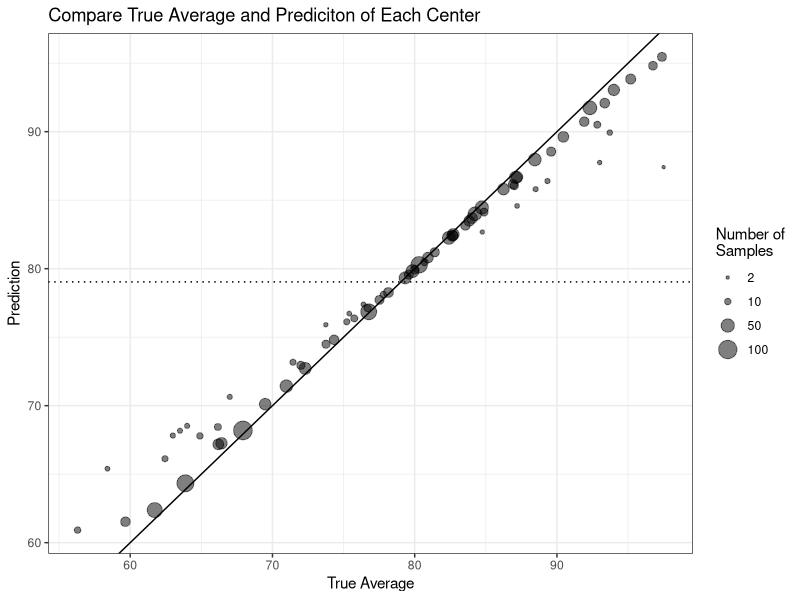
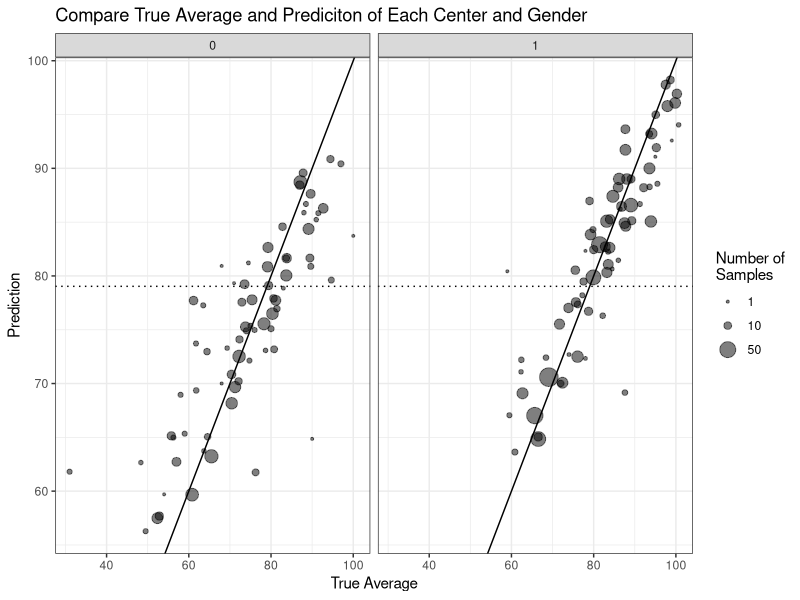
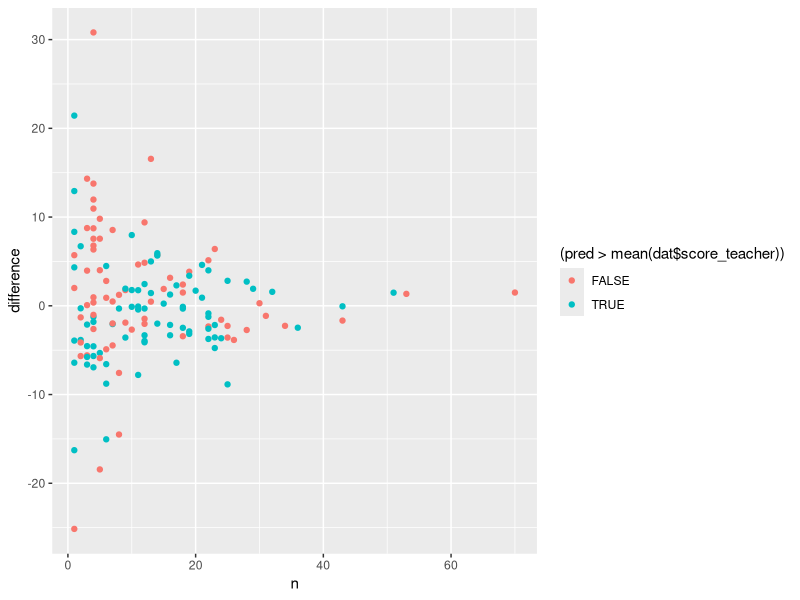
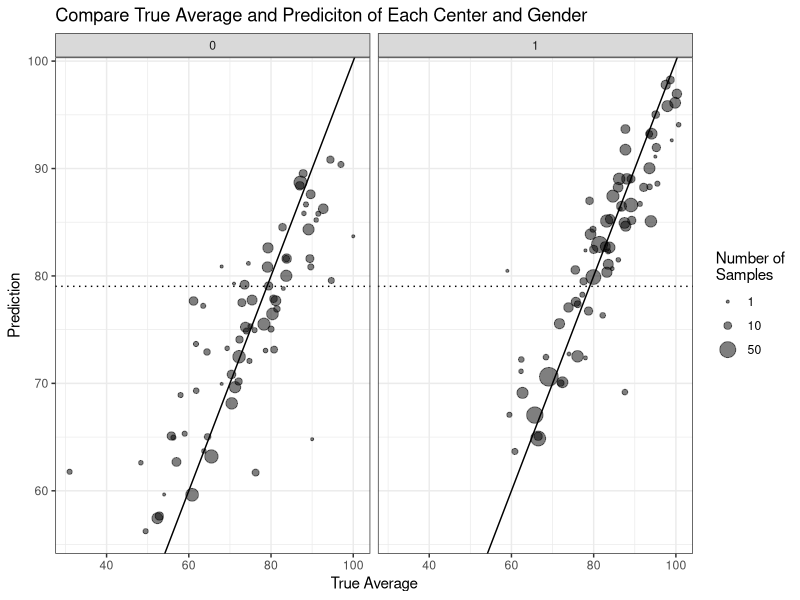
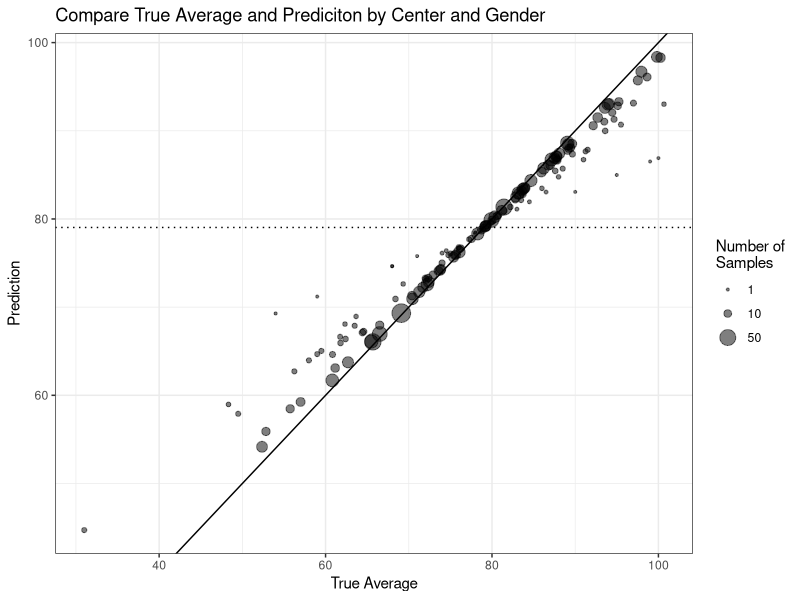

These figures' R source, in order:
## ---- chunk 1
knitr::opts_chunk$set(
	echo = TRUE,
	message = FALSE,
	warning = FALSE
)
## ---- chunk 2
library(lme4)
library(lmerTest)
library(tidyverse)
library(data.table)
library(ggplot2)

dat <- fread("SCI.DAT") %>%
    setnames(c("center_id", "candidate_id", "gender",
               "score_paper", "score_teacher")) %>%
    # center contineous independent variables
    .[, score_paper := score_paper - mean(score_paper)]

head(dat)
## ---- chunk 3
m1 <- lmer(score_teacher ~ (1 | center_id), data = dat)
## ---- chunk 4
summary(m1)
## ---- chunk 5
# predicted value for each center_id
pred <- predict(m1, dat)
df <- data.table(center_id = dat$center_id, pred) %>% 
    unique()

# mean of each center_id
avg <- dat[, .(avg = mean(score_teacher),
               n = .N),
           by = .(center_id)]

# combine together
df_compare <- df[avg, on = "center_id"] %>%
    .[, difference := pred - avg]
ggplot(df_compare, aes(avg, pred, size = n)) +
    geom_point(alpha = 0.5) +
    scale_size_area(breaks = c(2, 10, 50, 100)) +
    geom_abline(slope = 1, intercept = 0) +
    geom_hline(yintercept = mean(dat$score_teacher), linetype = "dotted") +
    labs(title = "Compare True Average and Prediciton of Each Center",
         x = "True Average",
         y = "Prediction",
         size = "Number of\nSamples") +
    theme_bw()
## ---- chunk 6
m2 <- glmer(score_teacher ~ (1 | center_id) + (1 | gender), data = dat)

# predicted value for each center_id
pred <- predict(m2, dat)
dat$pred <- pred
df <- data.table(center_id = dat$center_id, 
                 gender = dat$gender,
                 pred = pred) %>% 
    .[, .(pred = unique(pred)), by = .(center_id, gender)]

# mean of each center_id
avg <- dat[, .(avg = mean(score_teacher),
               n = .N),
           by = .(center_id, gender)]

# combine together
df_compare <- df[avg, on = c("center_id", "gender")] %>%
    .[, difference := pred - avg]
ggplot(df_compare, aes(avg, pred, size = n)) +
    geom_point(alpha = 0.5) +
    scale_size_area(breaks = c(1, 10, 50, 100)) +
    geom_abline(slope = 1, intercept = 0) +
    geom_hline(yintercept = mean(dat$score_teacher), linetype = "dotted") +
    facet_wrap(~gender) +
    labs(title = "Compare True Average and Prediciton of Each Center and Gender",
         x = "True Average",
         y = "Prediction",
         size = "Number of\nSamples") +
    theme_bw()
## ---- chunk 7
ggplot(df_compare, aes(n, difference, color = (pred > mean(dat$score_teacher)))) +
    geom_point()
## ---- chunk 8
m3 <- lmer(score_teacher ~ gender + (1 | center_id), data = dat)
## ---- chunk 9
summary(m3)
## ---- chunk 10
pred <- predict(m3, dat)
dat$pred <- pred
 
df <- data.table(center_id = dat$center_id, 
                 gender = dat$gender,
                 pred = pred) %>% 
    .[, .(pred = unique(pred)), by = .(center_id, gender)]

# mean of each center_id
avg <- dat[, .(avg = mean(score_teacher),
               n = .N),
           by = .(center_id, gender)]

# combine together
df_compare <- df[avg, on = c("center_id", "gender")] %>%
    .[, difference := pred - avg]
ggplot(df_compare, aes(avg, pred, size = n)) +
    geom_point(alpha = 0.5) +
    scale_size_area(breaks = c(1, 10, 50, 100)) +
    geom_abline(slope = 1, intercept = 0) +
    geom_hline(yintercept = mean(dat$score_teacher), linetype = "dotted") +
    facet_wrap(~gender) +
    labs(title = "Compare True Average and Prediciton of Each Center and Gender",
         x = "True Average",
         y = "Prediction",
         size = "Number of\nSamples") +
    theme_bw()
## ---- chunk 11
m4 <- glmer(score_teacher ~ (1 | center_id : gender), data = dat)

# predicted value for each center_id
pred <- predict(m4, dat)
dat$pred <- pred
df <- data.table(center_id = dat$center_id, 
                 gender = dat$gender,
                 pred = pred) %>% 
    .[, .(pred = unique(pred)), by = .(center_id, gender)]

# mean of each center_id
avg <- dat[, .(avg = mean(score_teacher),
               n = .N),
           by = .(center_id, gender)]

# combine together
df_compare <- df[avg, on = c("center_id", "gender")] %>%
    .[, difference := pred - avg]
ggplot(df_compare, aes(avg, pred, size = n)) +
    geom_point(alpha = 0.5) +
    scale_size_area(breaks = c(1, 10, 50, 100)) +
    geom_abline(slope = 1, intercept = 0) +
    geom_hline(yintercept = mean(dat$score_teacher), linetype = "dotted") +
    # facet_wrap(~gender) +
    labs(title = "Compare True Average and Prediciton by Center and Gender",
         x = "True Average",
         y = "Prediction",
         size = "Number of\nSamples") +
    theme_bw()
